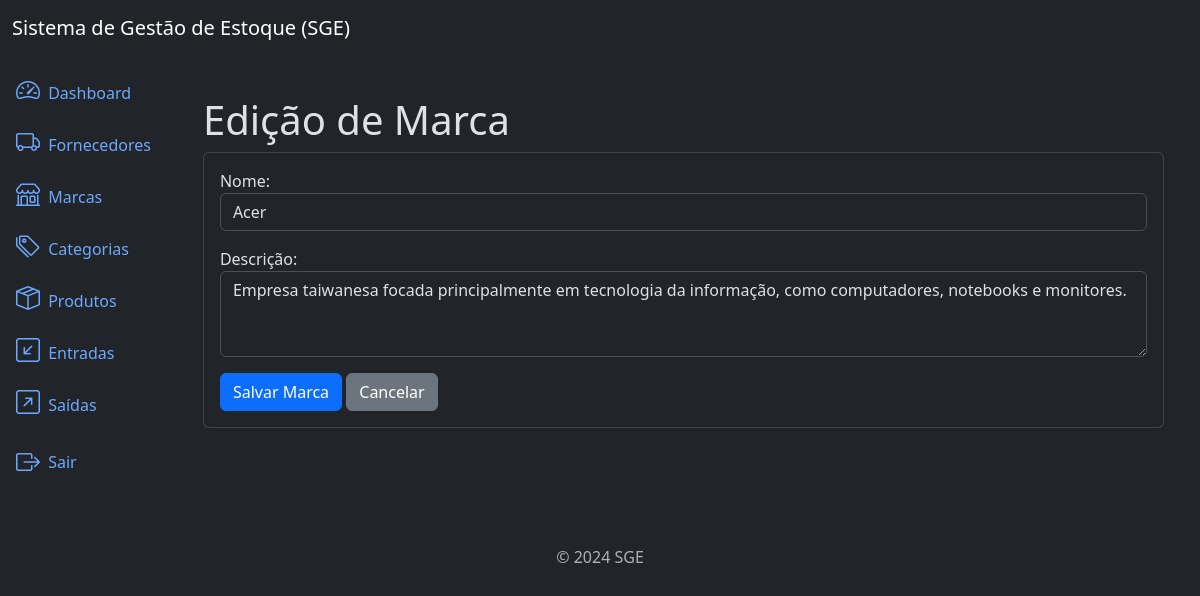
/brands/23/update/ (signed in), run on the app's committed database.
### brands/models.py (models this page shows, shortened)
class Brand(models.Model):
    name = models.CharField(max_length=300)
    description = models.TextField(null=True, blank=True)
    created_at = models.DateTimeField(auto_now_add=True)
    updated_at = models.DateTimeField(auto_now=True)
    class Meta:
        ordering = ['name']

### brands/views.py (the view)
# urls.py: path('brands/<int:pk>/update/', views.BrandUpdate.as_view(), \
class BrandUpdate(LoginRequiredMixin, PermissionRequiredMixin, UpdateView):
    model = models.Brand
    template_name = 'brand_create.html'
    form_class = forms.BrandForm
    success_url = reverse_lazy('brand_list')
    context_object_name = 'update'
    permission_required = 'brands.change_brand'

### brands/forms.py
class BrandForm(forms.ModelForm):
    class Meta:
        model = models.Brand
        fields = ['name', 'description']
        widgets = {
            'name':forms.TextInput({'class':'form-control'}),
            'description':forms.Textarea({'class':'form-control', 'rows':3,}),
        }
        labels = {
            'name':'Nome',
            'description':'Descrição'
        }

### brands/templates/brand_create.html (shortened to what this page needs)
{% extends "base.html" %}
{% block content %}
<div class='container mt-4'>
    {% if update.name %}
        <h3 class='display-6'>Edição de Marca</h3>
    {% else %}
        <h3 class='display-6'>Cadastro de Marca</h3>
    {% endif %}
    <div class='card'>
        <div class='card-body'>
            <form method="post" class='form'>
                {{ form.as_p }}
                <button type="submit" class='btn btn-primary'>Salvar Marca</button>
                <a href="{% url "brand_list" %}" class='btn btn-secondary '>
                Cancelar
                </a>
            </form>
        </div>
    </div>
</div>
{% endblock content %}

### data on the page
Brand: name "Acer", description "Empresa taiwanesa focada principalmente em tecnologia da informação, como computadores, notebooks e monitores."
